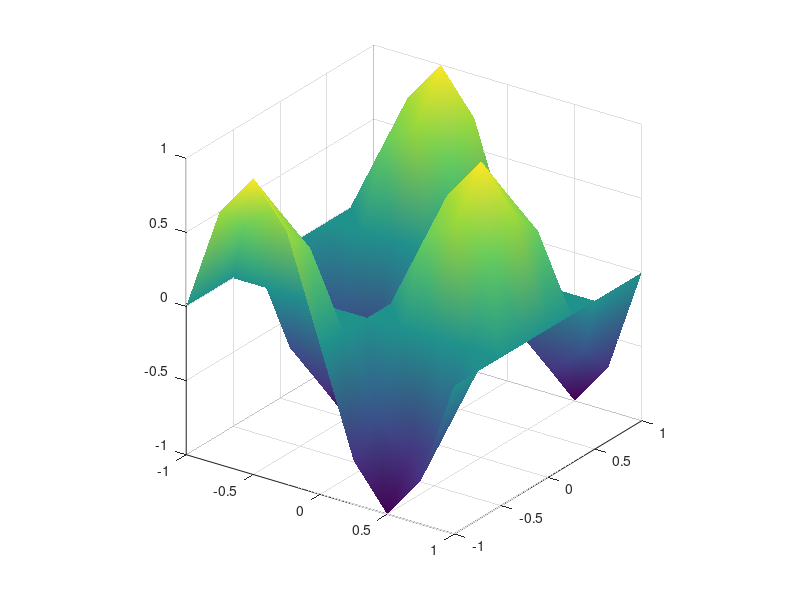
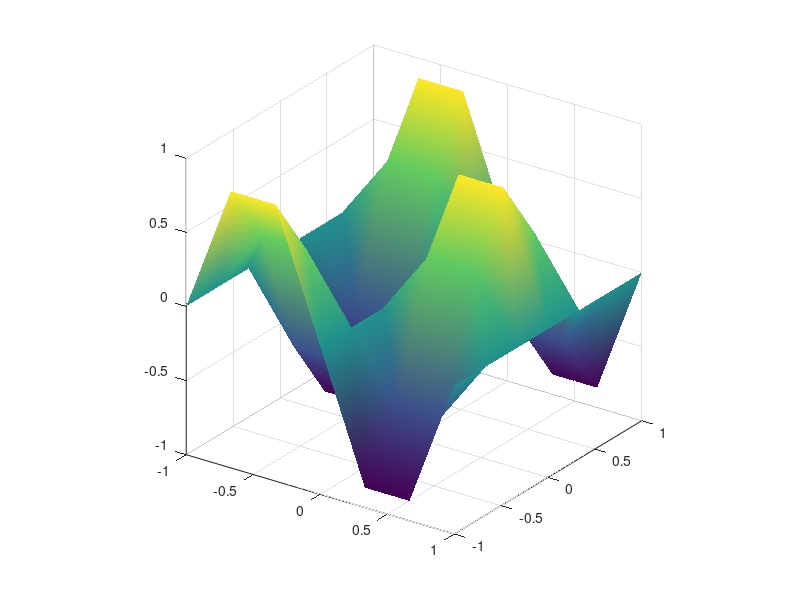
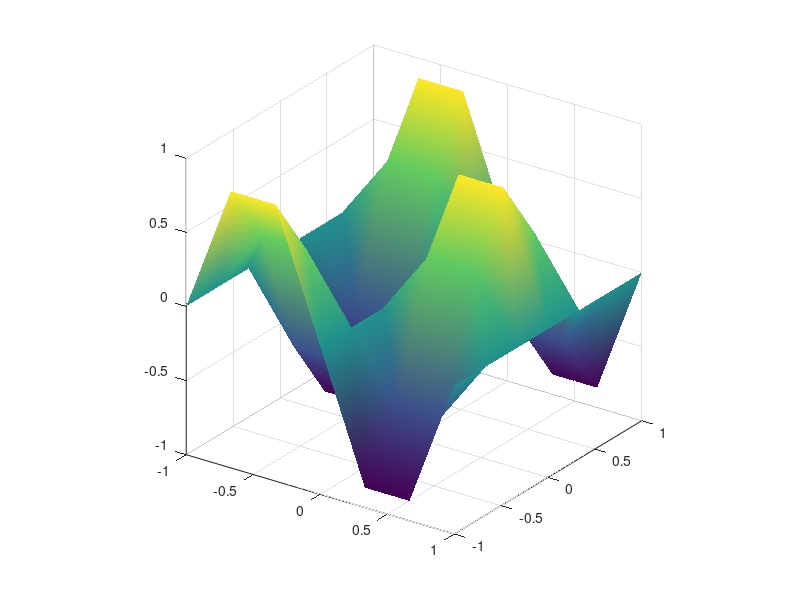
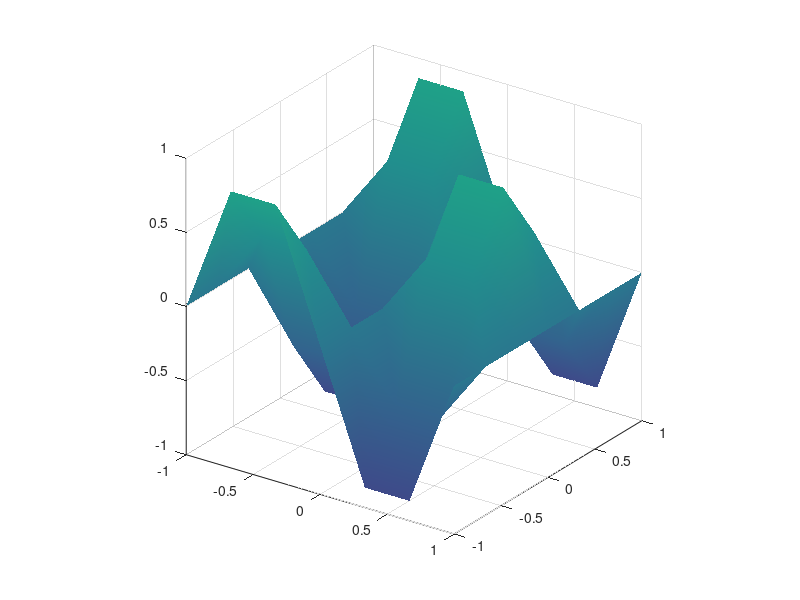

Here is the MATLAB script that generated these plots, in order: (Note: this script raises an error after producing the figures.)
function summary = runM54SurfaceTests(outputDirectory)
%RUNM54SURFACETESTS Validate the public synthetic M5.4 3-D surface slice.
    root=fileparts(fileparts(mfilename('fullpath')));addpath(fullfile(root,'src'));
    if nargin<1,outputDirectory=fullfile(root,'.audit','m54-surface');end;ensure(outputDirectory);
    cases={'Z01_simple_surface',@z01;'Z02_explicit_matrices',@z02;'Z03_scalar_cdata',@z03; ...
        'Z04_clim_colormap',@z04;'Z05_interpolated_face',@z05;'Z06_hidden_edges',@z06; ...
        'Z07_camera_view',@z07;'Z08_labels_ticks',@z08;'Z09_colorbar',@z09; ...
        'Z10_plot3',@z10;'Z11_surface_plot3',@z11; ...
        'Z13_colorbar_ownership',@z13;'Z14_profile_85mm',@z14;'Z15_profile_170mm',@z15; ...
        'Z16_json_replay',@z16;'Z17_deterministic',@z17;'Z18_lifecycle',@z18; ...
        'Z19_transparency',@z19;'Z20_lighting',@z20;'Z21_mesh',@z21; ...
        'Z22_scatter3',@z22;'Z23_arbitrary_patch',@z23;'Z24_figure_set',@z24};
    rows=cell(size(cases,1),4);failures=0;
    for caseIndex=1:size(cases,1),caseName=cases{caseIndex,1};try,fn=cases{caseIndex,2};d=fn();s='PASS';catch err,s='FAIL';failures=failures+1;d=[err.identifier ': ' one(err.message)];end;rows(caseIndex,:)={caseName,s,d,'M5.4'};end
    path=fullfile(outputDirectory,'m54-results.tsv');writeRows(path,rows);
    summary=struct('tests',size(rows,1),'failures',failures,'resultPath',path);
    if failures,fprintf(2,'M5.4 diagnostics from %s:\n%s',path,fileread(path));error('M2T:M54Failed','%d M5.4 tests failed.',failures);end
    function d=z01(),[f,~,c]=surfaceFigure(9);ir=read(f);assert(strcmp(ir.axes{1}.series{1}.kind,'m2t2.surface'));d='scalar SurfaceIR recognized';clear c;end
    function d=z02(),[f,~,c,x,y,z]=surfaceFigure(7);s=read(f).axes{1}.series{1};assert(isequal(s.x,x)&&isequal(s.y,y)&&isequal(s.z,z));d='explicit matrix geometry and orientation preserved';clear c;end
    function d=z03(),[f,~,c,~,~,z]=surfaceFigure(7);s=read(f).axes{1}.series{1};assert(isequal(s.c,z));d='scalar CData matrix preserved';clear c;end
    function d=z04(),[f,a,c]=surfaceFigure(7);caxis(a,[-2 3]);colormap(a,parula(17));ir=read(f);assert(isequal(ir.axes{1}.colorMapping.limits,[-2 3])&&size(ir.axes{1}.colorMapping.colormap,1)==17);d='CLim and colormap preserve axes ownership';clear c;end
    function d=z05(),[f,~,c]=surfaceFigure(7);assert(strcmp(read(f).axes{1}.series{1}.faceMode,'interpolated'));d='FaceColor interp is explicit';clear c;end
    function d=z06(),[f,~,c]=surfaceFigure(7);assert(strcmp(read(f).axes{1}.series{1}.edgeMode,'none'));d='hidden edges do not broaden mesh support';clear c;end
    function d=z07(),[f,a,c]=surfaceFigure(7);view(a,135,20);ir=read(f);assert(max(abs(ir.axes{1}.view-[135 20]))<1e-12&&strcmp(ir.axes{1}.projection,'orthographic'));d='azimuth elevation and projection preserved';clear c;end
    function d=z08(),[f,a,c]=surfaceFigure(7);xlabel(a,'x');ylabel(a,'y');zlabel(a,'z');title(a,'field');set(a,'ZTick',[-1 0 1],'ZTickLabel',{'-1','0','1'});ir=read(f);assert(strcmp(ir.axes{1}.zlabel.value,'z')&&strcmp(ir.axes{1}.title.value,'field'));d='3-D labels title and ticks preserved';clear c;end
    function d=z09(),[f,a,c]=surfaceFigure(7);cb=colorbar(a);ylabel(cb,'value');ir=read(f);assert(numel(ir.elements)==1&&strcmp(ir.elements{1}.kind,'m2t2.colorbar'));compile(f,'Z09');d='existing semantic ColorbarIR path compiled';clear c;end
    function d=z10(),f=figure('Visible','off');c=onCleanup(@()close(f));a=axes('Parent',f);plot3(a,0:2,0:2,[0 1 0]);view(a,30,20);s=read(f).axes{1}.series{1};assert(strcmp(s.kind,'m2t2.line3'));d='Plot3 normalized as Line3IR';clear c;end
    function d=z11(),[f,a,c]=surfaceFigure(7);hold(a,'on');plot3(a,[-1 1],[0 0],[1 1],'k-');set(a,'SortMethod','childorder');kinds=cellfun(@(s)s.kind,read(f).axes{1}.series,'UniformOutput',false);assert(any(strcmp(kinds,'m2t2.surface'))&&any(strcmp(kinds,'m2t2.line3')));compile(f,'Z11');d='surface plus explicitly ordered Plot3 compiled';clear c;end
    function d=z13(),[f,a,c]=surfaceFigure(7);colorbar(a);ir=read(f);assert(strcmp(ir.elements{1}.owner.kind,'axes')&&strcmp(ir.elements{1}.owner.id,ir.axes{1}.id));d='one scientific axes plus owned display colorbar';clear c;end
    function d=z14(),[f,~,c]=surfaceFigure(9);r=compile(f,'Z14','Profile','publication','Width','single-column');assert(strcmp(r.profile.width,'single-column'));d='85 mm publication profile compiled';clear c;end
    function d=z15(),[f,~,c]=surfaceFigure(19);r=compile(f,'Z15','Profile','publication','Width','double-column');assert(strcmp(r.profile.width,'double-column'));d='170 mm synthetic surface compiled';clear c;end
    function d=z16(),[f,~,c]=surfaceFigure(7);ir=read(f);replay=m2t2.ir.fromJson(jsonencode(ir));assert(strcmp(m2t2.render.renderPgfplots(ir,true),m2t2.render.renderPgfplots(replay,true)));d='JSON replay is runtime-free and identical';clear c;end
    function d=z17(),[f,~,c]=surfaceFigure(7);a=read(f);b=read(f);assert(strcmp(jsonencode(a),jsonencode(b))&&strcmp(m2t2.render.renderPgfplots(a,true),m2t2.render.renderPgfplots(b,true)));d='IR JSON and TeX repeat deterministically';clear c;end
    function d=z18(),[f,a,c,~,~,z]=surfaceFigure(7);h=findobj(a,'Type','surface');before={f.Visible,a.Position,a.XLim,a.YLim,a.ZLim,a.View,a.Projection,a.DataAspectRatio,get(h,'ZData')};read(f);after={f.Visible,a.Position,a.XLim,a.YLim,a.ZLim,a.View,a.Projection,a.DataAspectRatio,get(h,'ZData')};assert(isgraphics(f)&&isequaln(before,after)&&isequal(z,get(h,'ZData')));d='caller figure camera axes and surface unchanged';clear c;end
    function d=z19(),[f,a,c]=surfaceFigure(7);set(findobj(a,'Type','surface'),'FaceAlpha',.5);expect(@()read(f),'M2T2:E035:UnsupportedSurfaceTransparency');d='transparent surface fails precisely';clear c;end
    function d=z20(),[f,a,c]=surfaceFigure(7);light(a);expect(@()read(f),'M2T2:E036:UnsupportedLighting');d='lighting dependency fails precisely';clear c;end
    function d=z21(),f=figure('Visible','off');c=onCleanup(@()close(f));a=axes('Parent',f);mesh(a,peaks(7));view(a,30,20);expectAny(@()read(f),{'M2T2:E033:UnsupportedSurfaceColorMode','M2T2:E033:UnsupportedSurfaceEdgeMode','M2T2:E034:UnsupportedSurfaceColorMode'});d='mesh remains unsupported';clear c;end
    function d=z22(),f=figure('Visible','off');c=onCleanup(@()close(f));a=axes('Parent',f);scatter3(a,1:3,1:3,1:3);view(a,30,20);ir=read(f);assert(strcmp(ir.axes{1}.series{1}.kind,'m2t2.scatter3'));d='bounded scatter3 supported since M6.5';clear c;end
    function d=z23(),f=figure('Visible','off');c=onCleanup(@()close(f));a=axes('Parent',f);fill3(a,[0 1 0],[0 0 1],[0 0 0],'r');view(a,30,20);expect(@()read(f),'M2T2:E037:Unsupported3DPatchVariant');d='arbitrary axes patch is not accepted as pattern Fill3';clear c;end
    function d=z24(),[s,~,cs]=surfaceFigure(7);l=figure('Visible','off');cl=onCleanup(@()close(l));plot(axes('Parent',l),1:3);entries=struct('figure',{s,l},'name',{'surface','line'});dir=fullfile(outputDirectory,'Z24-set');r=m2t.exportSet(entries,dir,'Overwrite',true);assert(r.success);d='mixed 3-D and 2-D figure set compiled';clear cs cl;end
    function r=compile(f,name,varargin),dirPath=fullfile(outputDirectory,name);ensure(dirPath);r=m2t.export(f,fullfile(dirPath,'figure'),'Overwrite',true,varargin{:});assert(r.success&&exist(r.pdfPath,'file')==2);end
end

function [f,a,c,x,y,z]=surfaceFigure(n),f=figure('Visible','off');c=onCleanup(@()close(f));a=axes('Parent',f);[x,y]=meshgrid(linspace(-1,1,n));z=sin(pi*x).*cos(pi*y);surf(a,x,y,z,z,'FaceColor','interp','EdgeColor','none');view(a,35,25);axis(a,'equal');end
function ir=read(f),ir=m2t2.reader.readFigure(f);end
function expect(fn,id),try,fn();error('M2T:ExpectedFailure','accepted unsupported fixture');catch err,assert(strcmp(err.identifier,id));end,end
function expectAny(fn,ids),try,fn();error('M2T:ExpectedFailure','accepted unsupported fixture');catch err,assert(any(strcmp(err.identifier,ids)));end,end
function ensure(path),if exist(path,'dir')~=7,mkdir(path);end,end
function value=one(value),value=regexprep(value,'[\r\n]+',' ');end
function writeRows(path,rows),f=fopen(path,'w');c=onCleanup(@()fclose(f));fprintf(f,'case\tstatus\tdetail\tlayer\n');for k=1:size(rows,1),fprintf(f,'%s\t%s\t%s\t%s\n',rows{k,:});end;clear c;end
